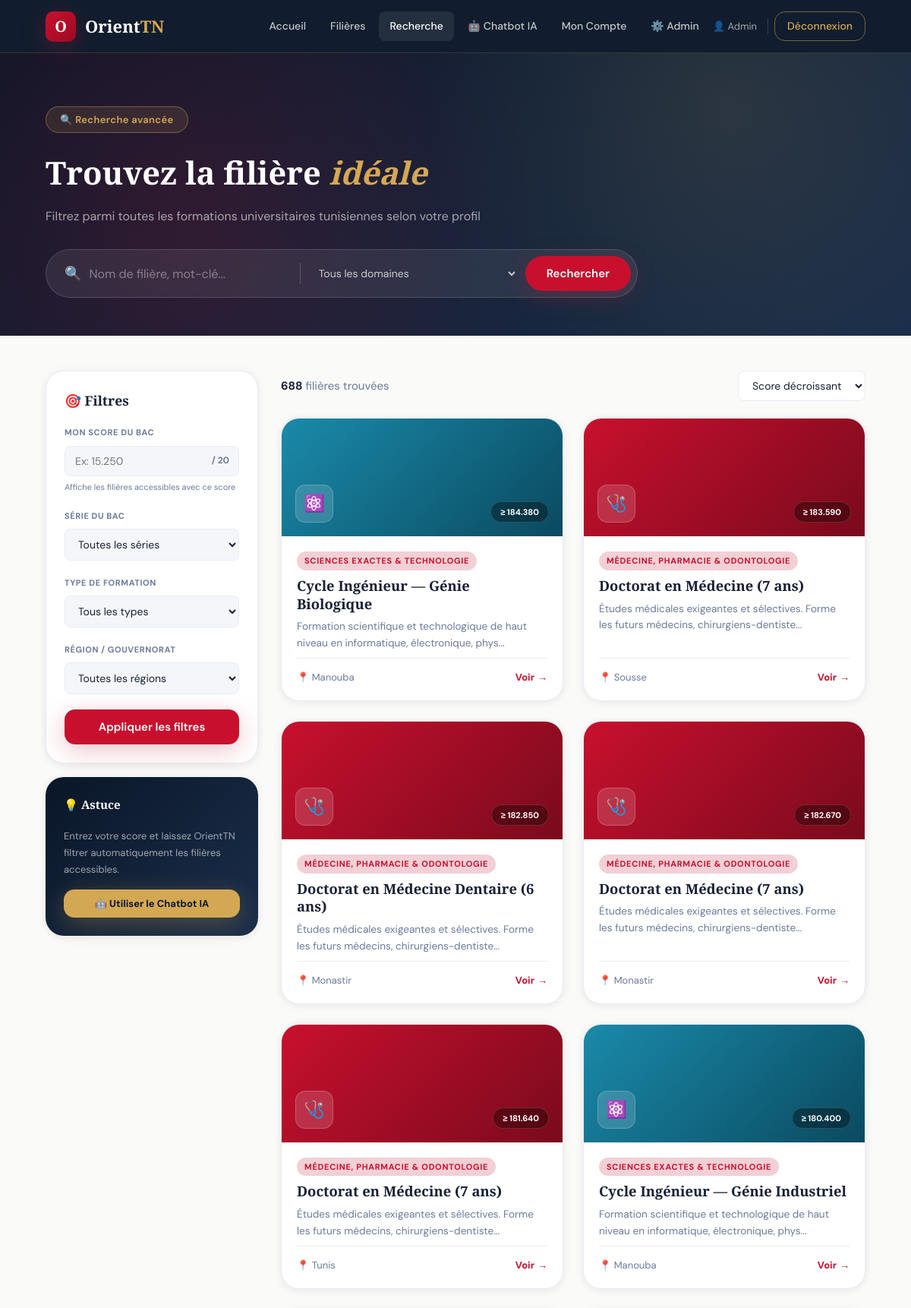
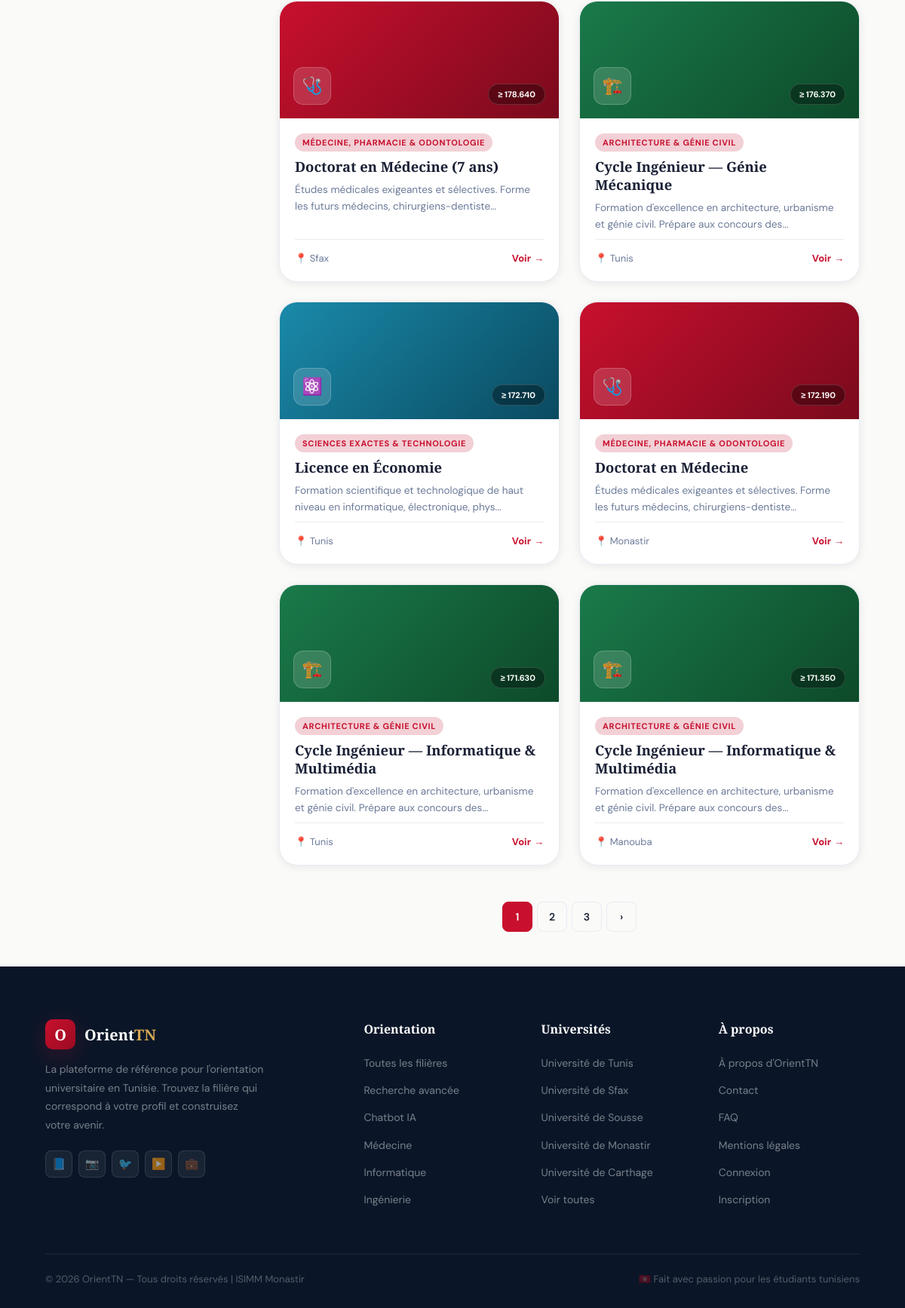
Screenshot of /recherche.php (signed in) with the database file from the repository (2 pictures, top to bottom).
### tables this page shows
CREATE TABLE filieres (
    id              INT PRIMARY KEY AUTO_INCREMENT,
    code_orientation VARCHAR(10) NOT NULL UNIQUE COMMENT 'Code 5 chiffres du guide officiel',
    titre           VARCHAR(200) NOT NULL,
    domaine         VARCHAR(100) NOT NULL,
    type_formation  VARCHAR(100),
    description     TEXT,
    description_longue TEXT,
    debouches       JSON,
    matieres        JSON,
    universite_id   INT,
    score_min       DECIMAL(6,2) NOT NULL COMMENT 'Score min sur 210',
    score_moyen     DECIMAL(6,2),
    score_max       DECIMAL(6,2),
    capacite        INT,
    duree           TINYINT DEFAULT 3,
    langue          VARCHAR(60),
    formule_calcul  VARCHAR(100) COMMENT 'Formule de calcul du score (ex: FG+M)',
    bac_requis      VARCHAR(200) COMMENT 'Sections du bac acceptées',
    icon            VARCHAR(10),
    couleur_classe  VARCHAR(20) DEFAULT 'ct-def',
    statut          ENUM('active','inactive') DEFAULT 'active',
    created_at      DATETIME DEFAULT NOW(),
    updated_at      DATETIME DEFAULT NOW() ON UPDATE NOW(),
    FOREIGN KEY (universite_id) REFERENCES universites(id),
    INDEX idx_score    (score_min),
    INDEX idx_domaine  (domaine),
    INDEX idx_statut   (statut)
);

CREATE TABLE gouvernorats (
    id          INT PRIMARY KEY AUTO_INCREMENT,
    nom         VARCHAR(60)  NOT NULL,
    region      VARCHAR(60)  NOT NULL,
    created_at  DATETIME DEFAULT NOW()
);

### recherche.php (the view, shortened to what this page needs)
<?php
require('config.php');
$score   = isset($_GET['score'])   ? (float)$_GET['score']   : null;
$q       = isset($_GET['q'])       ? trim($_GET['q'])         : '';
$sort    = isset($_GET['sort'])    ? trim($_GET['sort'])      : 'score_desc';
$page    = max(1, (int)($_GET['page'] ?? 1));
$perPage = 12;
$where = ["f.statut = 'active'"];
$orderMap = [
    'score_desc' => 'f.score_min DESC',
    'score_asc'  => 'f.score_min ASC',
    'titre_asc'  => 'f.titre ASC',
    'recent'     => 'f.id DESC',
];
$orderBy = $orderMap[$sort] ?? 'f.score_min DESC';
$whereSql = implode(' AND ', $where);
$totalRow = $conn->query("
    SELECT COUNT(*) as c FROM filieres f
    LEFT JOIN universites u ON f.universite_id = u.id
    LEFT JOIN gouvernorats g ON u.gouvernorat_id = g.id
    WHERE $whereSql
")->fetch_assoc();
$total  = (int)$totalRow['c'];
$pages  = max(1, ceil($total / $perPage));
$offset = ($page - 1) * $perPage;
$filieres = $conn->query("
    SELECT f.*, u.nom as univ_nom, u.sigle as univ_sigle, g.nom as gouvernorat
    FROM filieres f
    LEFT JOIN universites u ON f.universite_id = u.id
    LEFT JOIN gouvernorats g ON u.gouvernorat_id = g.id
    WHERE $whereSql
    ORDER BY $orderBy
    LIMIT $perPage OFFSET $offset
")->fetch_all(MYSQLI_ASSOC);
function buildUrl($params) {
    $base = array_filter(array_merge($_GET, $params), fn($v) => $v !== '' && $v !== null);
    unset($base['page']);
    return 'recherche.php?' . http_build_query($base);
}
?>
<!DOCTYPE html>
<html lang="fr">
<head>
    <link rel="stylesheet" href="style.css">
</head>
<body>
<?php require('nav.php'); ?>
<div class="search-hero">
    <div class="search-hero-inner">
        <div class="hero-badge" style="margin-bottom:18px;">🔍 Recherche avancée</div>
        <h1>Trouvez la filière <em style="color:var(--gold);font-style:italic;">idéale</em></h1>
        <p>Filtrez parmi toutes les formations universitaires tunisiennes selon votre profil</p>
        <form method="GET" action="recherche.php" id="searchForm">
            <div class="big-search">
                <span style="font-size:18px;">🔍</span>
                <input type="text" name="q" placeholder="Nom de filière, mot-clé..." value="<?= htmlspecialchars($q) ?>">
                <select name="domaine">
                    <option value="">Tous les domaines</option>
                </select>
                <button type="submit" class="btn btn-primary" style="border-radius:var(--radius-xl);white-space:nowrap;">Rechercher</button>
            </div>
        </form>
    </div>
</div>
<div class="page-body">
    <aside class="sidebar">
        <form method="GET" action="recherche.php" id="filterForm">
            <div class="filter-card">
                <h3>🎯 Filtres</h3>
                <div class="filter-group">
                    <label>Mon score du bac</label>
                    <div class="score-input-wrap">
                        <input type="number" name="score" step="0.001" min="0" max="20"
                               placeholder="Ex: 15.250"
                               value="<?= $score !== null ? $score : '' ?>">
                        <span class="score-unit">/ 20</span>
                    </div>
                    <p style="font-size:11px;color:var(--gray-text);margin-top:5px;">Affiche les filières accessibles avec ce score</p>
                </div>
                <div class="filter-group">
                    <label>Série du bac</label>
                    <select name="serie">
                        <option value="">Toutes les séries</option>
                    </select>
                </div>
                <div class="filter-group">
                    <label>Type de formation</label>
                    <select name="type">
                        <option value="">Tous les types</option>
                    </select>
                </div>
                <div class="filter-group">
                    <label>Région / Gouvernorat</label>
                    <select name="region">
                        <option value="">Toutes les régions</option>
                    </select>
                </div>
                <button type="submit" class="btn btn-primary btn-full">Appliquer les filtres</button>
            </div>
        </form>
        <div class="filter-card" style="margin-top:18px;background:linear-gradient(135deg,var(--navy),var(--navy-mid));border:none;">
            <h3 style="color:white;font-size:0.95rem;">💡 Astuce</h3>
            <p style="font-size:13px;color:rgba(255,255,255,0.6);line-height:1.7;margin-bottom:14px;">
                Entrez votre score et laissez OrientTN filtrer automatiquement les filières accessibles.
            </p>
            <a href="chatbot.php" class="btn btn-gold btn-full btn-sm">🤖 Utiliser le Chatbot IA</a>
        </div>
    </aside>
    <main>
        <div class="results-header">
            <p class="results-count">
                <strong><?= $total ?></strong> filière<?= $total > 1 ? 's' : '' ?> trouvée<?= $total > 1 ? 's' : '' ?>
            </p>
            <form method="GET" style="display:inline;" id="sortForm">
                <select name="sort" class="sort-select" onchange="document.getElementById('sortForm').submit()">
                    <option value="score_desc" <?= $sort==='score_desc'?'selected':'' ?>>Score décroissant</option>
                </select>
            </form>
        </div>
        <?php if(empty($filieres)): ?>
        <div class="empty-state">
            <div class="ico">🔍</div>
            <h3>Aucune filière trouvée</h3>
            <p>Essayez de modifier vos critères de recherche ou d'élargir les filtres.</p>
            <a href="recherche.php" class="btn btn-primary">Réinitialiser la recherche</a>
        </div>
        <?php else: ?>
        <div class="grid-auto" style="margin-bottom:36px;">
            <?php foreach($filieres as $f): ?>
            <a href="detail.php?id=<?= $f['id'] ?>" class="filiere-card" style="text-decoration:none;">
                <div class="card-top <?= htmlspecialchars($f['couleur_classe'] ?? 'ct-def') ?>">
                    <div class="card-icon"><?= $f['icon'] ?? '🎓' ?></div>
                    <span class="card-score">≥ <?= number_format($f['score_min'],3) ?></span>
                </div>
                <div class="card-body">
                    <span class="card-chip"><?= htmlspecialchars($f['domaine']) ?></span>
                    <h3 class="card-title"><?= htmlspecialchars($f['titre']) ?></h3>
                    <p class="card-desc"><?= htmlspecialchars(mb_substr($f['description'] ?? '', 0, 90)) ?>...</p>
                    <div class="card-footer">
                        <span class="card-region">📍 <?= htmlspecialchars($f['gouvernorat'] ?? $f['univ_sigle'] ?? 'N/A') ?></span>
                        <span class="card-link">Voir <span>→</span></span>
                    </div>
                </div>
            </a>
            <?php endforeach; ?>
        </div>
        <?php if($pages > 1): ?>
        <div class="pagination">
            <?php for($i = max(1,$page-2); $i <= min($pages,$page+2); $i++): ?>
                <?php if($i === $page): ?>
                    <span class="pg-active"><?= $i ?></span>
                <?php else: ?>
                    <a href="<?= htmlspecialchars(buildUrl(['page'=>$i])) ?>"><?= $i ?></a>
                <?php endif; ?>
            <?php endfor; ?>
            <?php if($page < $pages): ?>
                <a href="<?= htmlspecialchars(buildUrl(['page'=>$page+1])) ?>">›</a>
            <?php endif; ?>
        </div>
        <?php endif; ?>
        <?php endif; ?>
    </main>
</div>
<?php require('footer.php'); ?>
</body>
</html>

### recherche.php (style rules this page uses)
.search-hero { background: linear-gradient(135deg, var(--navy), var(--navy-mid)); padding: 70px 60px 50px; position: relative; overflow: hidden; }
.search-hero::before { content: ""; position: absolute; inset: 0; pointer-events: none; background: radial-gradient(circle at 20% 60%, rgba(200,16,46,0.18) 0%, transparent 50%), radial-gradient(circle at 80% 20%, rgba(212,168,83,0.12) 0%, transparent 40%); }
.search-hero-inner { position: relative; z-index: 1; max-width: 1240px; margin: 0 auto; }
.search-hero h1 { font-family: var(--font-display); font-size: clamp(1.8rem,3.5vw,2.6rem); font-weight: 700; color: white; margin-bottom: 10px; }
.search-hero p { color: rgba(255,255,255,0.6); font-size: 1rem; margin-bottom: 30px; }
.big-search { background: rgba(255,255,255,0.08); border: 1px solid rgba(255,255,255,0.15); backdrop-filter: blur(16px); border-radius: var(--radius-xl); padding: 8px 8px 8px 24px; display: flex; align-items: center; gap: 10px; max-width: 780px; }
.big-search input { flex: 1; background: transparent; border: none; outline: none; font-family: var(--font-body); font-size: 16px; color: white; }
.big-search input::placeholder { color: rgba(255,255,255,0.4); }
.big-search select { background: transparent; border: none; outline: none; font-family: var(--font-body); font-size: 14px; color: rgba(255,255,255,0.75); cursor: pointer; padding: 0 10px; min-width: 140px; }
.big-search select option { background: var(--navy); color: white; }
.page-body { display: grid; grid-template-columns: 280px 1fr; gap: 30px; padding: 46px 60px; max-width: 1240px; margin: 0 auto; }
.sidebar { position: sticky; top: 88px; align-self: start; }
.filter-card { background: white; border-radius: var(--radius-lg); padding: 24px; border: 1px solid var(--gray-mid); box-shadow: var(--shadow-sm); margin-bottom: 18px; }
.filter-card h3 { font-family: var(--font-display); font-size: 1.1rem; font-weight: 700; color: var(--text); margin-bottom: 18px; display: flex; align-items: center; gap: 8px; }
.filter-group { margin-bottom: 20px; }
.filter-group label { display: block; font-size: 11px; font-weight: 700; color: var(--gray-text); text-transform: uppercase; letter-spacing: 0.6px; margin-bottom: 8px; }
.filter-group input, .filter-group select { width: 100%; padding: 10px 13px; border: 1.5px solid var(--gray-mid); border-radius: var(--radius-sm); font-family: var(--font-body); font-size: 14px; color: var(--text); background: var(--gray-soft); transition: border-color var(--transition); }
.score-input-wrap { position: relative; }
.score-input-wrap input { padding-right: 50px; }
.score-input-wrap .score-unit { position: absolute; right: 13px; top: 50%; transform: translateY(-50%); font-size: 12px; font-weight: 700; color: var(--gray-text); }
.results-header { display: flex; align-items: center; justify-content: space-between; margin-bottom: 22px; flex-wrap: wrap; gap: 12px; }
.results-count { font-size: 15px; color: var(--gray-text); }
.results-count strong { color: var(--text); font-weight: 700; }
.sort-select { padding: 9px 14px; border: 1.5px solid var(--gray-mid); border-radius: var(--radius-sm); font-family: var(--font-body); font-size: 14px; color: var(--text); background: white; cursor: pointer; outline: none; }

### rows the page displays
filieres: icon "⚛️", score_min "184.380", domaine "SCIENCES EXACTES & TECHNOLOGIE", titre "Cycle Ingénieur — Génie Biologique", description "Formation scientifique et technologique de haut niveau en informatique, électronique, phys", gouvernorats.nom "Manouba"
filieres: icon "🩺", score_min "183.590", domaine "MÉDECINE, PHARMACIE & ODONTOLOGIE", titre "Doctorat en Médecine (7 ans)", description "Études médicales exigeantes et sélectives. Forme les futurs médecins, chirurgiens-dentiste", gouvernorats.nom "Sousse"
filieres: icon "🩺", score_min "182.850", domaine "MÉDECINE, PHARMACIE & ODONTOLOGIE", titre "Doctorat en Médecine Dentaire (6 ans)", description "Études médicales exigeantes et sélectives. Forme les futurs médecins, chirurgiens-dentiste", gouvernorats.nom "Monastir"
filieres: icon "🩺", score_min "182.670", domaine "MÉDECINE, PHARMACIE & ODONTOLOGIE", titre "Doctorat en Médecine (7 ans)", description "Études médicales exigeantes et sélectives. Forme les futurs médecins, chirurgiens-dentiste", gouvernorats.nom "Monastir"
filieres: icon "🩺", score_min "181.640", domaine "MÉDECINE, PHARMACIE & ODONTOLOGIE", titre "Doctorat en Médecine (7 ans)", description "Études médicales exigeantes et sélectives. Forme les futurs médecins, chirurgiens-dentiste", gouvernorats.nom "Tunis"
filieres: icon "⚛️", score_min "180.400", domaine "SCIENCES EXACTES & TECHNOLOGIE", titre "Cycle Ingénieur — Génie Industriel", description "Formation scientifique et technologique de haut niveau en informatique, électronique, phys", gouvernorats.nom "Manouba"
filieres: icon "🩺", score_min "178.640", domaine "MÉDECINE, PHARMACIE & ODONTOLOGIE", titre "Doctorat en Médecine (7 ans)", description "Études médicales exigeantes et sélectives. Forme les futurs médecins, chirurgiens-dentiste", gouvernorats.nom "Sfax"
filieres: icon "🏗️", score_min "176.370", domaine "ARCHITECTURE & GÉNIE CIVIL", titre "Cycle Ingénieur — Génie Mécanique", description "Formation d'excellence en architecture, urbanisme et génie civil. Prépare aux concours des", gouvernorats.nom "Tunis"
filieres: icon "⚛️", score_min "172.710", domaine "SCIENCES EXACTES & TECHNOLOGIE", titre "Licence en Économie", description "Formation scientifique et technologique de haut niveau en informatique, électronique, phys", gouvernorats.nom "Tunis"
filieres: icon "🩺", score_min "172.190", domaine "MÉDECINE, PHARMACIE & ODONTOLOGIE", titre "Doctorat en Médecine", description "Études médicales exigeantes et sélectives. Forme les futurs médecins, chirurgiens-dentiste", gouvernorats.nom "Monastir"
filieres: icon "🏗️", score_min "171.630", domaine "ARCHITECTURE & GÉNIE CIVIL", titre "Cycle Ingénieur — Informatique & Multimédia", description "Formation d'excellence en architecture, urbanisme et génie civil. Prépare aux concours des", gouvernorats.nom "Tunis"
filieres: icon "🏗️", score_min "171.350", domaine "ARCHITECTURE & GÉNIE CIVIL", titre "Cycle Ingénieur — Informatique & Multimédia", description "Formation d'excellence en architecture, urbanisme et génie civil. Prépare aux concours des", gouvernorats.nom "Manouba"

### other values shown
$_SESSION['prenom'] "Admin"
$total "688"
